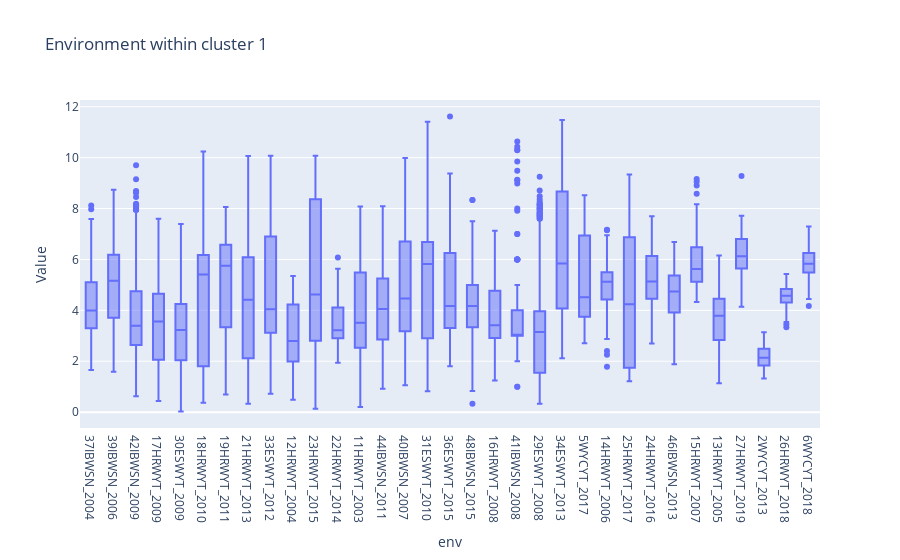

Write notebook code for a chart like this one.
### Code cell
plot_box_by_env_within_cluster(yield_data, 1)

### Figure 1 — Plotly figure (JSON) as saved in the notebook; plotly's stock layout.template omitted (floating-point values rounded to 4 significant figures; data arrays with more than 128 entries replaced by an {"elided": "..."} marker saying what was removed)
{"data": [{"alignmentgroup": "True", "hovertemplate": "env=%{x}<br>Value=%{y}<extra></extra>", "legendgroup": "", "marker": {"color": "#636efa"}, "name": "", "notched": false, "offsetgroup": "", "orientation": "v", "showlegend": false, "type": "box", "x": {"elided": "7682 str values"}, "x0": " ", "xaxis": "x", "y": {"elided": "7682 float values"}, "y0": " ", "yaxis": "y"}], "layout": {"autosize": true, "boxmode": "group", "legend": {"tracegroupgap": 0}, "title": {"text": "Environment within cluster 1"}, "xaxis": {"anchor": "y", "autorange": true, "domain": [0, 1], "range": [-0.5, 32.5], "title": {"text": "env"}, "type": "category"}, "yaxis": {"anchor": "x", "autorange": true, "domain": [0, 1], "range": [-0.6235, 12.27], "title": {"text": "Value"}, "type": "linear"}}}
